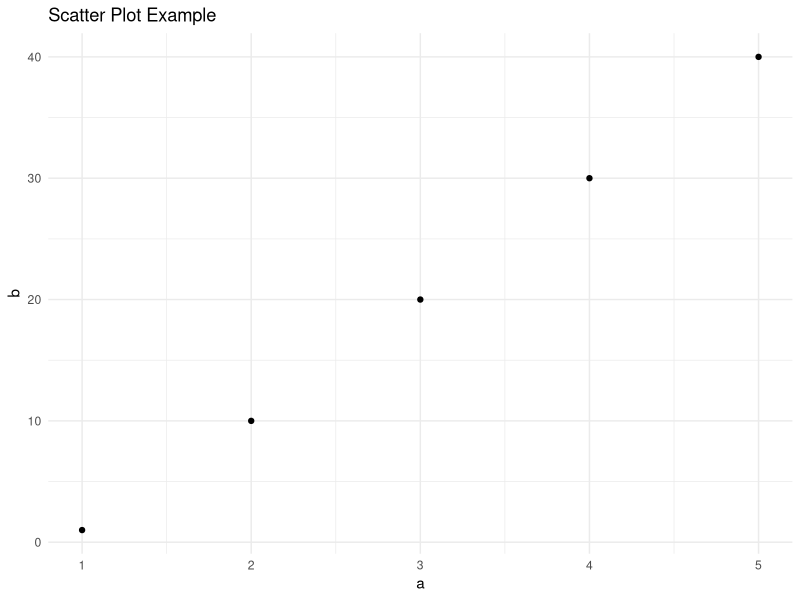

R code for this plot:
## ---- chunk 1
#| label: setup
#| warning: false
#| message: false

library(tidyverse)
library(ggplot2)

knitr::opts_chunk$set(echo = TRUE, warning=FALSE, message=FALSE)
## ---- chunk 2
# Function to plot a scatter plot
scatter <- function(data, x, y, title) {
  # Convert x and y to symbols
  x <- substitute(x)
  y <- substitute(y)
  
  # Create the scatter plot using ggplot2
  plot <- ggplot(data, aes(x = !!x, y = !!y)) +
    geom_point() +
    labs(title = title, x = deparse(x), y = deparse(y)) +
    theme_minimal()
  
  # Print the scatter plot
  print(plot)
}
## ---- chunk 3
# Example:
# Create a  data frame
sample <- data.frame(
  a = c(1, 2, 3, 4, 5),
  b = c(1, 10, 20, 30, 40)
)

# Call the function to plot the scatter plot
scatter(sample, a, b, "Scatter Plot Example")
